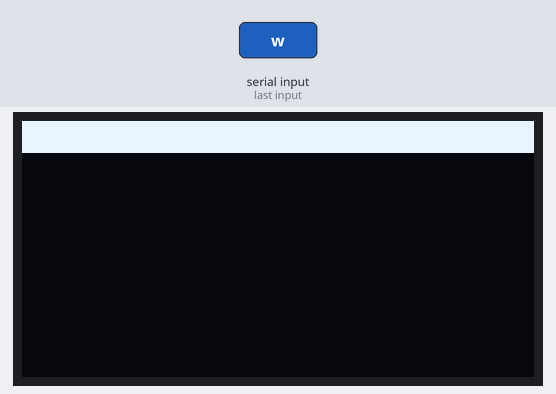
Bench run of a sketch on a simulated Arduino Uno, built with avr-gcc and run on an emulated ATmega328P. Parts: 128×64 one-colour display. Wiring (inferred from the names in the program): SSD1306 OLED at I2C address 0x3C. The inputs (shaded band) are chosen by the test bench. What the sketch prints to the serial monitor is not drawn.

1.3 s: "w" received over Serial
Above: at 1.8 s.
2.8 s: byte 122 ('z') received over Serial
4.3 s: byte 90 ('Z') received over Serial
5.8 s: byte 115 ('s') received over Serial
7.3 s: "c" received over Serial
8.8 s: "v" received over Serial
Timing chart, 0 to 11.3 s (numbered marks = the images above; inputs shaded):
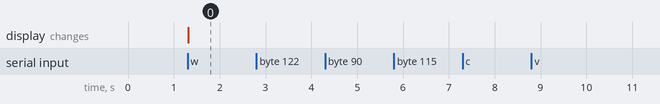

The sketch:

oled_dbg.ino
```cpp
// Пошаговая диагностика дисплея с командами из монитора, чтобы не
// перезаливать прошивку на каждый тест.
//
// Команды (по одной букве, в мониторе 115200 бод):
//
//   c  — очистить всё: 8 страниц нулями, должен стать чёрный экран
//   1  — залить страницу 0 белым (полоса 8 px вверху)
//   2  — залить страницу 1 белым
//   3  — залить страницу 2 белым
//   4  — залить страницу 3 белым
//   5  — залить страницу 4 белым
//   6  — залить страницу 5 белым
//   7  — залить страницу 6 белым
//   8  — залить страницу 7 белым
//   v  — вертикальная полоса шириной 1 px в столбцах 0..7, все страницы
//   h  — горизонтальная полоса высотой 1 px в строке 0, все страницы
//   a  — переключить режим адресации: постраничный / горизонтальный
//   k  — переключить контраст 0x81 между 0x7F и 0x9F
//   r  — переключить внутренний IREF 0xAD: 0x00, 0x02, 0x1E
//   x  — выключить дисплей (0xAE)
//   y  — включить дисплей (0xAF)
//   s  — вывести состояние
//
// Каждая команда печатает в порт, что именно отправлено на дисплей.

#include <Wire.h>

#include "probe.h"

static uint8_t g_addr = 0;
static uint8_t g_contrast = 0x7F;
static uint8_t g_iref = 0x00;
static bool g_horizontal = false;

static void cmd(const uint8_t *d, uint8_t n) {
  Wire.beginTransmission(g_addr);
  Wire.write((uint8_t)0x00);
  Wire.write(d, n);
  Wire.endTransmission();
}

static void cmd1(uint8_t c) {
  Wire.beginTransmission(g_addr);
  Wire.write((uint8_t)0x00);
  Wire.write(c);
  Wire.endTransmission();
}

// Запись одной страницы: сначала команды адресации, затем 128 байт данных.
static void writePage(uint8_t p, const uint8_t *buf) {
  Wire.beginTransmission(g_addr);
  Wire.write((uint8_t)0x00);
  if (g_horizontal) {
    Wire.write((uint8_t)0x21);  // диапазон столбцов
    Wire.write((uint8_t)0x00);
    Wire.write((uint8_t)0x7F);
    Wire.write((uint8_t)0x22);  // диапазон страниц
    Wire.write(p);
    Wire.write(p);
  } else {
    Wire.write((uint8_t)(0xB0 | p));  // адрес страницы
    Wire.write((uint8_t)0x00);        // младший разряд столбца
    Wire.write((uint8_t)0x10);        // старший разряд столбца
  }
  Wire.write((uint8_t)0x40);  // теперь данные
  Wire.write(buf, 128);
  uint8_t err = Wire.endTransmission();
  if (err) {
    Serial.print(F("ERR="));
    Serial.println(err);
  }
}

static void clearAll() {
  uint8_t zeros[128];
  memset(zeros, 0, sizeof(zeros));
  for (uint8_t p = 0; p < 8; p++) writePage(p, zeros);
}

static void fillPage(uint8_t p, uint8_t pattern) {
  uint8_t buf[128];
  memset(buf, pattern, sizeof(buf));
  writePage(p, buf);
}

static void applyContrast() {
  uint8_t s[2] = {0x81, g_contrast};
  cmd(s, 2);
}

static void applyIref() {
  uint8_t s[2] = {0xAD, g_iref};
  cmd(s, 2);
}

static void applyAddressing() {
  uint8_t s[2] = {0x20, (uint8_t)(g_horizontal ? 0x00 : 0x02)};
  cmd(s, 2);
  Serial.print(F("addr mode = "));
  Serial.println(g_horizontal ? "horizontal" : "page");
}

// Запись страницы кусками по chunk байт. Если частая передача не проходит,
// а кусочная проходит — дело в длине транзакции, то есть в целостности
// сигнала на проводах.
static void writePageChunked(uint8_t p, uint8_t chunk) {
  uint8_t buf[128];
  memset(buf, 0, sizeof(buf));
  Wire.beginTransmission(g_addr);
  Wire.write((uint8_t)0x00);
  Wire.write((uint8_t)(0xB0 | p));
  Wire.write((uint8_t)0x00);
  Wire.write((uint8_t)0x10);
  Wire.write((uint8_t)0x40);
  if (Wire.endTransmission()) {
    Serial.println(F("addr ERR"));
    return;
  }
  for (uint8_t off = 0; off < 128; off += chunk) {
    Wire.beginTransmission(g_addr);
    Wire.write((uint8_t)0x40);
    Wire.write(buf + off, chunk);
    uint8_t err = Wire.endTransmission();
    if (err) {
      Serial.print(F("chunk "));
      Serial.print(off);
      Serial.print(F(" ERR="));
      Serial.println(err);
      return;
    }
  }
  Serial.print(F("chunked ok, chunk="));
  Serial.println(chunk);
}

static void applyInit() {
  const uint8_t init[] PROGMEM = {
      0xAE, 0xD5, 0x80, 0xA8, 0x3F, 0xD3, 0x00, 0x40,
      0xA1, 0xC8, 0xDA, 0x12, 0xD9, 0x22, 0xDB, 0x35,
      0x8D, 0x14, 0xA4, 0xA6, 0x2E,
  };
  for (uint8_t i = 0; i < sizeof(init); i++) cmd1(pgm_read_byte(init + i));
  applyIref();
  applyContrast();
  applyAddressing();
  cmd1(0xAF);
}

void setup() {
  Serial.begin(115200);
  while (!Serial && millis() < 2000) {
  }
  Wire.begin();
  Wire.setClock(100000);
  Wire.setWireTimeout(25000, true);

  g_addr = oledProbeAddr();
  if (!g_addr) {
    Serial.println(F("DISPLAY NOT FOUND"));
    return;
  }
  Serial.print(F("addr 0x"));
  Serial.println(g_addr, HEX);
  applyInit();
  Serial.println(F("ready: c 1-8 v h a k r x y s"));
}

void loop() {
  while (Serial.available()) {
    char c = Serial.read();
    if (c == 'c') {
      clearAll();
      Serial.println(F("c: cleared, 8 pages of zeros"));
    } else if (c >= '1' && c <= '8') {
      uint8_t p = c - '1';
      fillPage(p, 0xFF);
      Serial.print(F("page "));
      Serial.print(p);
      Serial.println(F(" = 0xFF"));
    } else if (c == 'v') {
      uint8_t buf[128];
      memset(buf, 0, sizeof(buf));
      memset(buf, 0xFF, 8);  // столбцы 0..7
      for (uint8_t p = 0; p < 8; p++) writePage(p, buf);
      Serial.println(F("v: columns 0..7 white on all pages"));
    } else if (c == 'h') {
      uint8_t buf[128];
      for (uint8_t p = 0; p < 8; p++) {
        memset(buf, 0, sizeof(buf));
        buf[0] = 0x01;  // бит 0 — верхняя строка страницы
        writePage(p, buf);
      }
      Serial.println(F("h: row 0 white on all pages"));
    } else if (c == 'a') {
      g_horizontal = !g_horizontal;
      applyAddressing();
      clearAll();
    } else if (c == 'k') {
      g_contrast = g_contrast == 0x7F ? 0x9F : 0x7F;
      applyContrast();
      Serial.print(F("contrast = 0x"));
      Serial.println(g_contrast, HEX);
    } else if (c == 'r') {
      g_iref = g_iref == 0x00 ? 0x02 : (g_iref == 0x02 ? 0x1E : 0x00);
      applyIref();
      Serial.print(F("iref = 0x"));
      Serial.println(g_iref, HEX);
    } else if (c == 'x') {
      cmd1(0xAE);
      Serial.println(F("display off"));
    } else if (c == 'y') {
      cmd1(0xAF);
      Serial.println(F("display on"));
    } else if (c == 'w') {
      // Заливка всех страниц кусками по 16 байт.
      uint8_t buf[128];
      memset(buf, 0xFF, sizeof(buf));
      Wire.beginTransmission(g_addr);
      Wire.write((uint8_t)0x00);
      Wire.write((uint8_t)(0xB0));
      Wire.write((uint8_t)0x00);
      Wire.write((uint8_t)0x10);
      Wire.write((uint8_t)0x40);
      Wire.endTransmission();
      for (uint8_t off = 0; off < 128; off += 16) {
        Wire.beginTransmission(g_addr);
        Wire.write((uint8_t)0x40);
        Wire.write(buf + off, 16);
        Wire.endTransmission();
      }
      Serial.println(F("w: page0 chunked 16B = 0xFF"));
    } else if (c == 'W') {
      writePageChunked(0, 16);
      writePageChunked(1, 16);
    } else if (c == 'z') {
      // Низкая частота шины: 12.5 кГц, сильно ниже нормы.
      Wire.setClock(12500);
      Serial.println(F("z: bus clock = 12500"));
    } else if (c == 'Z') {
      Wire.setClock(100000);
      Serial.println(F("Z: bus clock = 100000"));
    } else if (c == 's') {
      Serial.print(F("addr=0x"));
      Serial.print(g_addr, HEX);
      Serial.print(F(" contrast=0x"));
      Serial.print(g_contrast, HEX);
      Serial.print(F(" iref=0x"));
      Serial.print(g_iref, HEX);
      Serial.print(F(" mode="));
      Serial.println(g_horizontal ? "horiz" : "page");
    }
  }
}
```

probe.h
```cpp
// Поиск адреса дисплея на шине I2C. Один файл, чтобы диагностические
// прошивки не зависели от драйвера oled.cpp.
#pragma once

#include <Wire.h>

inline uint8_t oledProbeAddr() {
  static const uint8_t CANDIDATES[] PROGMEM = {0x3C, 0x3D};
  for (uint8_t i = 0; i < sizeof(CANDIDATES); i++) {
    uint8_t a = pgm_read_byte(CANDIDATES + i);
    Wire.beginTransmission(a);
    if (Wire.endTransmission() == 0) return a;
  }
  return 0;
}
```

Measured:
- after the input at 1.3 s, the display: changes at once (image 0)
- after the input at 2.8 s, every drawn part: stays the same
- after the input at 4.3 s, every drawn part: stays the same
- after the input at 5.8 s, every drawn part: stays the same
- after the input at 7.3 s, every drawn part: stays the same
- after the input at 8.8 s, every drawn part: stays the same
